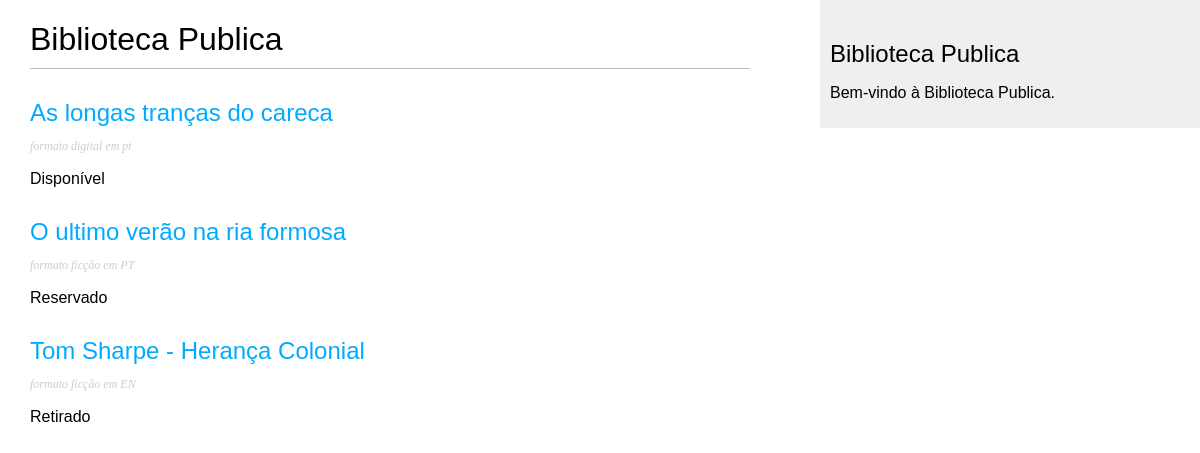
Screenshot of /livros/ with the database file from the repository.
### livros/models.py (models this page shows, shortened)
class Livro(models.Model):
    class Status(models.TextChoices):
        SUGERIDO = 'S', 'Sugerido'
        DISPONIVEL = 'D', 'Disponível'
        EMPRESTADO = 'E', 'Emprestado'
        RESERVADO = 'R', 'Reservado'
        RETIRADO = 'O', 'Retirado'
    isbn = models.CharField(max_length=13, unique=True, primary_key=True)
    titulo = models.CharField(max_length=200)
    idioma = models.CharField(max_length=3)
    tipo = models.CharField(max_length=50)
    tema = models.CharField(max_length=100)
    editora = models.ForeignKey(Editora, to_field='nipc', on_delete=models.PROTECT)
    data_pub = models.DateField()
    original = models.BooleanField(default=True)
    status = models.CharField(
        max_length=1,
        choices=Status.choices,
        default=Status.DISPONIVEL,
    )
    data_add = models.DateTimeField(default=timezone.now)
    objects = models.Manager()          # gestor de modelos padrão
    existentes = LivroExistManager()    # gestor de modelos personalizado para livros existentes
    class Meta:
        ordering = ['titulo']
        indexes = [
            models.Index(fields=['titulo']),
            models.Index(fields=['tipo']),
            models.Index(fields=['tema']),
        ]

### livros/views.py (the view)
# urls.py: path('', views.lista_livros, name='lista_livros'),
def lista_livros(request):
    livros = Livro.objects.all()
    return render(request, 'livros/lista.html', {'livros': livros})

### livros/templates/livros/lista.html (shortened to what this page needs)
{% extends "livros/base.html" %}
{% block content %}
  <h1>Biblioteca Publica</h1>
  {% for livro in livros %}
    <h2>
      <a href="{% url 'livros:detalhes_livro' livro.isbn %}">
        {{ livro.titulo }}
      </a>
    </h2>
    <p class="tipo">
      formato {{ livro.tipo }} em {{ livro.idioma }}
    </p>
    {{ livro.get_status_display|truncatewords:30|linebreaks }}
  {% endfor %}
{% endblock %}

### livros/static/css/biblioteca.css (style rules this page uses)
body { margin:0; padding:0; font-family:helvetica, sans-serif; }
a { color:#00abff; text-decoration:none; }
h1 { font-weight:normal; border-bottom:1px solid #bbb; padding:0 0 10px 0; }
h2 { font-weight:normal; margin:30px 0 0; }
p.tipo { color:#ccc; font-family: georgia, serif; font-size: 12px; font-style: italic; }

### rows the page displays
Livro: titulo "As longas tranças do careca", tipo "digital", idioma "pt", status "Disponível"
Livro: titulo "O ultimo verão na ria formosa", tipo "ficção", idioma "PT", status "Reservado"
Livro: titulo "Tom Sharpe - Herança Colonial", tipo "ficção", idioma "EN", status "Retirado"
